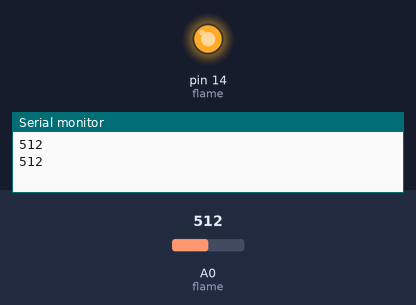
The sketch below on a simulated Arduino Uno, built with avr-gcc and run on an emulated ATmega328P. On the bench: output pins drawn as LEDs (lit = HIGH), the last lines printed to the serial monitor. Inputs (shaded band) come from the test bench; at power-on: A0 (flame) = 512.

Above: at 1.8 s.
1.9 s: A0 (flame) set to 209
3.4 s: A0 (flame) set to 185
At 4.6 s:
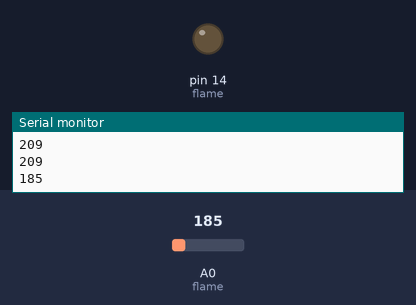
5.5 s: A0 (flame) set to 210
At 7.2 s:
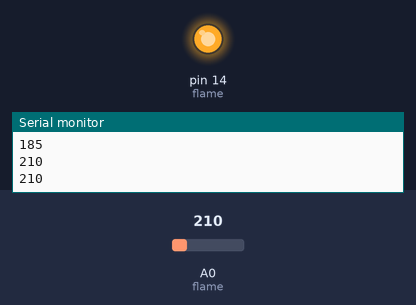
7.5 s: A0 (flame) set to 190
At 8.9 s:
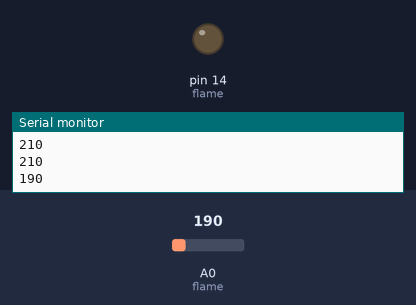
Timing chart, 0 to 10.5 s (numbered marks = the images above; inputs shaded):
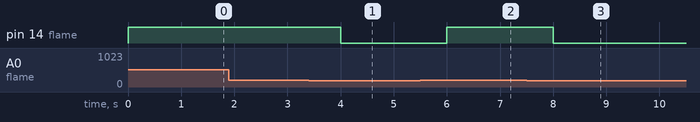

Measured:
- the behaviour switches between 201 and 200 on A0 (flame) (found by bisection; images 0 and 1)
- after the input at 3.4 s, pin 14 (flame): HIGH → LOW after 0.60 s
- after the input at 5.5 s, pin 14 (flame): LOW → HIGH after 0.50 s
- after the input at 7.5 s, pin 14 (flame): HIGH → LOW after 0.50 s

The sketch:

flame.ino
```cpp
const int flame = 0;
const int buzz = 14;

int value;

void setup() {
  pinMode (flame, INPUT);
  pinMode (buzz, OUTPUT);
  Serial.begin(115200);
}

void loop() {
  value = analogRead(flame);
  Serial.println(value);

  if (value > 200 && value < 1024){
    digitalWrite(buzz, HIGH);
    }
  else {
    digitalWrite(buzz, LOW);
    }
  delay(1000);

}
```
